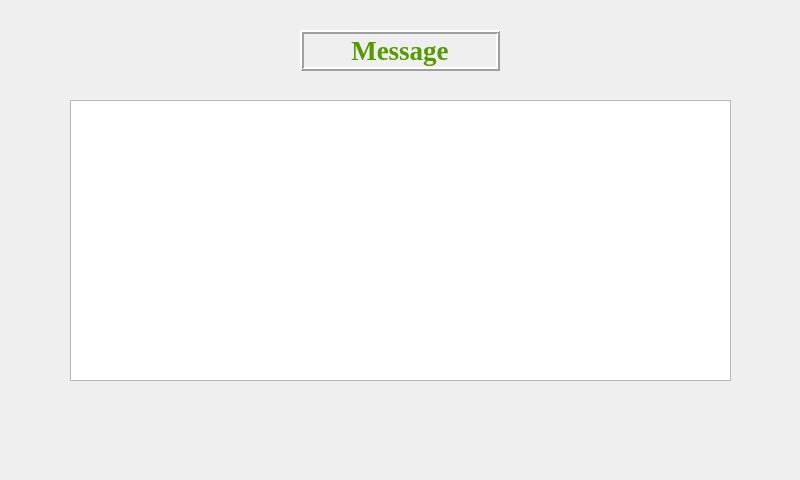
<?xml version="1.0" encoding="UTF-8"?>
<ui version="4.0">
 <class>MsgShowWin</class>
 <widget class="QWidget" name="MsgShowWin">
  <property name="enabled">
   <bool>true</bool>
  </property>
  <property name="geometry">
   <rect>
    <x>0</x>
    <y>0</y>
    <width>800</width>
    <height>480</height>
   </rect>
  </property>
  <property name="minimumSize">
   <size>
    <width>800</width>
    <height>480</height>
   </size>
  </property>
  <property name="maximumSize">
   <size>
    <width>800</width>
    <height>480</height>
   </size>
  </property>
  <property name="font">
   <font>
    <family>Times New Roman</family>
    <pointsize>12</pointsize>
    <weight>75</weight>
    <bold>true</bold>
   </font>
  </property>
  <property name="cursor">
   <cursorShape>BlankCursor</cursorShape>
  </property>
  <property name="windowTitle">
   <string>Form</string>
  </property>
  <property name="windowIcon">
   <iconset resource="../pic_ico.qrc">
    <normaloff>:/ico/pic_ico/house.png</normaloff>:/ico/pic_ico/house.png</iconset>
  </property>
  <widget class="QLabel" name="Lb_Msgshow">
   <property name="geometry">
    <rect>
     <x>300</x>
     <y>30</y>
     <width>200</width>
     <height>41</height>
    </rect>
   </property>
   <property name="palette">
    <palette>
     <active>
      <colorrole role="WindowText">
       <brush brushstyle="SolidPattern">
        <color alpha="255">
         <red>86</red>
         <green>153</green>
         <blue>0</blue>
        </color>
       </brush>
      </colorrole>
     </active>
     <inactive>
      <colorrole role="WindowText">
       <brush brushstyle="SolidPattern">
        <color alpha="255">
         <red>86</red>
         <green>153</green>
         <blue>0</blue>
        </color>
       </brush>
      </colorrole>
     </inactive>
     <disabled>
      <colorrole role="WindowText">
       <brush brushstyle="SolidPattern">
        <color alpha="255">
         <red>120</red>
         <green>120</green>
         <blue>120</blue>
        </color>
       </brush>
      </colorrole>
     </disabled>
    </palette>
   </property>
   <property name="font">
    <font>
     <pointsize>20</pointsize>
    </font>
   </property>
   <property name="cursor">
    <cursorShape>BlankCursor</cursorShape>
   </property>
   <property name="autoFillBackground">
    <bool>true</bool>
   </property>
   <property name="frameShape">
    <enum>QFrame::Box</enum>
   </property>
   <property name="frameShadow">
    <enum>QFrame::Raised</enum>
   </property>
   <property name="lineWidth">
    <number>2</number>
   </property>
   <property name="text">
    <string>Message</string>
   </property>
   <property name="alignment">
    <set>Qt::AlignCenter</set>
   </property>
  </widget>
  <widget class="QTextBrowser" name="textBrowser">
   <property name="geometry">
    <rect>
     <x>70</x>
     <y>100</y>
     <width>661</width>
     <height>281</height>
    </rect>
   </property>
  </widget>
 </widget>
 <resources>
  <include location="../pic_ico.qrc"/>
 </resources>
 <connections/>
</ui>
